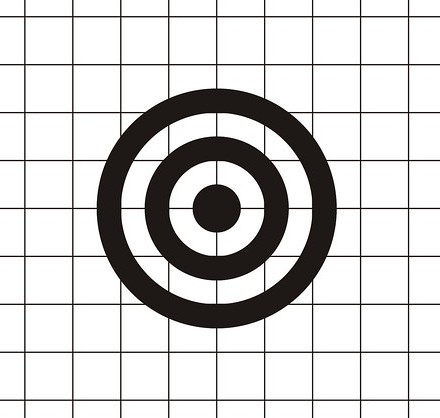
#> input picture targetdetector/target1.jpeg, 440 x 418 px, given in place of the camera
$ python concentric_target_tracker.py
#> lines starting #> are read from the running program, lines starting #| are printed output that depends on the picture; after the words box and inside, x2 and y2 are one past the last pixel; in counts of white or black regions, pixels touching at a corner belong together
import cv2
import numpy as np

# =========================
# CONFIGURATION
# =========================
CAMERA_INDEX = 0

MIN_AREA = 500
MIN_CIRCULARITY = 0.75
CENTER_TOLERANCE = 15
MIN_CONCENTRIC_CONTOURS = 3

SMOOTHING_ALPHA = 0.35
LOST_TIMEOUT_FRAMES = 60


# =========================
# HELPER FUNCTIONS
# =========================
def compute_circularity(contour):
    """
    Compute the circularity of a contour.
    A perfect circle is close to 1.0.
    """
    area = cv2.contourArea(contour)
    perimeter = cv2.arcLength(contour, True)

    if perimeter == 0:
        return 0

    return 4 * np.pi * area / (perimeter * perimeter)


def preprocess_frame(frame):
    """
    Convert the frame to grayscale, blur it,
    and create a binary mask for dark circular regions.
    """
    gray = cv2.cvtColor(frame, cv2.COLOR_BGR2GRAY)
    blurred = cv2.GaussianBlur(gray, (7, 7), 0)

    _, binary = cv2.threshold(
        blurred, 0, 255, cv2.THRESH_BINARY_INV + cv2.THRESH_OTSU
    )

    kernel = np.ones((3, 3), np.uint8)
    binary = cv2.morphologyEx(binary, cv2.MORPH_OPEN, kernel, iterations=1)
    binary = cv2.morphologyEx(binary, cv2.MORPH_CLOSE, kernel, iterations=2)

    return gray, binary


def find_concentric_target(frame):
    """
    Detect a concentric ring target in the frame and return:
    - center coordinates
    - outer radius
    - number of detected ring-like contours
    """
    gray, binary = preprocess_frame(frame)

    contours, _ = cv2.findContours(binary, cv2.RETR_LIST, cv2.CHAIN_APPROX_SIMPLE)
    candidates = []

    for contour in contours:
        area = cv2.contourArea(contour)
        if area < MIN_AREA:
            continue

        circularity = compute_circularity(contour)
        if circularity < MIN_CIRCULARITY:
            continue

        x, y, w, h = cv2.boundingRect(contour)
        aspect_ratio = w / float(h)
        if not (0.75 <= aspect_ratio <= 1.25):
            continue

        (cx, cy), radius = cv2.minEnclosingCircle(contour)
        if radius < 15:
            continue

        candidates.append({
            "cx": cx,
            "cy": cy,
            "radius": radius,
            "area": area,
            "contour": contour
        })

    if not candidates:
        return None, binary

    # Group contours that share nearly the same center
    groups = []
    for candidate in candidates:
        placed = False

        for group in groups:
            group_cx = np.mean([item["cx"] for item in group])
            group_cy = np.mean([item["cy"] for item in group])

            if np.hypot(candidate["cx"] - group_cx, candidate["cy"] - group_cy) <= CENTER_TOLERANCE:
                group.append(candidate)
                placed = True
                break

        if not placed:
            groups.append([candidate])

    valid_groups = [group for group in groups if len(group) >= MIN_CONCENTRIC_CONTOURS]

    if not valid_groups:
        return None, binary

    best_group = max(valid_groups, key=lambda g: (len(g), max(item["radius"] for item in g)))

    center_x = int(round(np.median([item["cx"] for item in best_group])))
    center_y = int(round(np.median([item["cy"] for item in best_group])))
    outer_radius = int(round(max(item["radius"] for item in best_group)))

    result = {
        "center": (center_x, center_y),
        "radius": outer_radius,
        "rings_found": len(best_group)
    }

    return result, binary


def smooth_point(previous_point, new_point, alpha=0.35):
    """
    Smooth the detected center to reduce jitter.
    """
    if previous_point is None:
        return new_point

    x = int(round((1 - alpha) * previous_point[0] + alpha * new_point[0]))
    y = int(round((1 - alpha) * previous_point[1] + alpha * new_point[1]))
    return (x, y)


# =========================
# DRAWING FUNCTIONS
# =========================
def draw_target_marker(image, center):
    """
    Draw a highly visible marker at the detected target center.
    """
    cx, cy = center

    # Outer white ring
    cv2.circle(image, (cx, cy), 18, (255, 255, 255), 2)

    # Black outline for the crosshair
    cv2.line(image, (cx - 28, cy), (cx + 28, cy), (0, 0, 0), 4)
    cv2.line(image, (cx, cy - 28), (cx, cy + 28), (0, 0, 0), 4)

    # Red crosshair
    cv2.line(image, (cx - 28, cy), (cx + 28, cy), (0, 0, 255), 2)
    cv2.line(image, (cx, cy - 28), (cx, cy + 28), (0, 0, 255), 2)

    # Center point
    cv2.circle(image, (cx, cy), 8, (255, 255, 255), -1)
    cv2.circle(image, (cx, cy), 5, (0, 0, 255), -1)

    # Label
    cv2.putText(
        image, "CENTER", (cx + 15, cy - 15),
        cv2.FONT_HERSHEY_SIMPLEX, 0.65, (0, 0, 0), 4
    )
    cv2.putText(
        image, "CENTER", (cx + 15, cy - 15),
        cv2.FONT_HERSHEY_SIMPLEX, 0.65, (0, 255, 255), 2
    )


def draw_detection(frame, center, radius, rings_found):
    """
    Draw the active target detection result.
    """
    output = frame.copy()
    cx, cy = center

    # Draw outer detected circle
    cv2.circle(output, (cx, cy), radius, (0, 255, 0), 3)

    # Draw center marker
    draw_target_marker(output, (cx, cy))

    # Status text
    cv2.putText(output, "TARGET DETECTED", (20, 35),
                cv2.FONT_HERSHEY_SIMPLEX, 0.9, (0, 255, 0), 2)
    cv2.putText(output, f"Center: X={cx} Y={cy}", (20, 70),
                cv2.FONT_HERSHEY_SIMPLEX, 0.75, (0, 255, 0), 2)
    cv2.putText(output, f"Ring-like contours: {rings_found}", (20, 105),
                cv2.FONT_HERSHEY_SIMPLEX, 0.75, (0, 255, 0), 2)

    return output


def draw_lost_target(frame, last_center, lost_frames):
    """
    Draw the last known target position when the target is lost.
    """
    output = frame.copy()

    if last_center is not None:
        cx, cy = last_center

        # Mark the last known position
        cv2.circle(output, (cx, cy), 22, (0, 255, 255), 2)
        cv2.line(output, (cx - 24, cy), (cx + 24, cy), (0, 255, 255), 2)
        cv2.line(output, (cx, cy - 24), (cx, cy + 24), (0, 255, 255), 2)

        cv2.putText(output, "TARGET LOST", (20, 35),
                    cv2.FONT_HERSHEY_SIMPLEX, 0.9, (0, 0, 255), 2)
        cv2.putText(output, f"Last seen position: X={cx} Y={cy}", (20, 70),
                    cv2.FONT_HERSHEY_SIMPLEX, 0.75, (0, 255, 255), 2)
        cv2.putText(output, "LAST SEEN HERE", (20, 105),
                    cv2.FONT_HERSHEY_SIMPLEX, 0.75, (0, 255, 255), 2)
        cv2.putText(output, f"Lost for {lost_frames} frame(s)", (20, 140),
                    cv2.FONT_HERSHEY_SIMPLEX, 0.75, (0, 255, 255), 2)
    else:
        cv2.putText(output, "TARGET HAS NOT BEEN SEEN YET", (20, 35),
                    cv2.FONT_HERSHEY_SIMPLEX, 0.9, (0, 0, 255), 2)

    return output


# =========================
# MAIN TRACKING FUNCTION
# =========================
def detect_and_track_target():
    """
    Run real-time concentric target detection and tracking from the camera.
    """
    capture = cv2.VideoCapture(CAMERA_INDEX)

    if not capture.isOpened():
        print("Error: Could not open the camera.")
        return

    print("Camera opened successfully. Press 'q' to quit.")

    tracked_center = None
    last_seen_center = None
    lost_frames = 0
    has_ever_been_seen = False

    while True:
        ret, frame = capture.read()
#> frame is the input picture: shape (418, 440, 3); mean B, G, R 208.9, 209.4, 210.2
        if not ret:
            print("Error: Could not read a frame from the camera.")
            break

        result, binary = find_concentric_target(frame)
#> in preprocess_frame, `blurred = cv2.GaussianBlur(gray, (7, 7), 0)`:
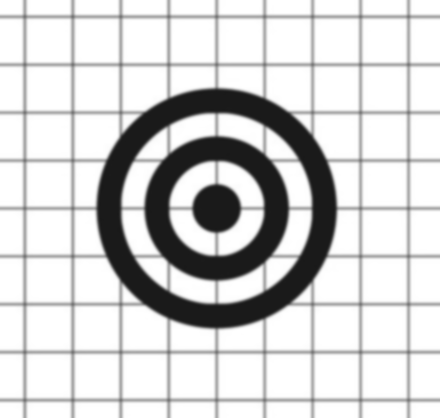
#> blurred: shape (418, 440); min 25, max 255, mean 209.6
#> in preprocess_frame, `_, binary = cv2.threshold( blurred, 0, 255, cv2.THRESH_BINARY_INV + cv..`:
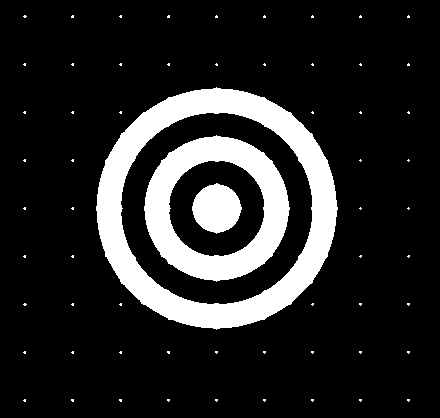
#> binary: shape (418, 440); 15.3% white; 63 white regions (60 under 20 px), largest, box (x1, y1, x2, y2) and area: (96, 87, 338, 330) 16675, (144, 135, 290, 282) 9251, (192, 183, 242, 234) 1844
#> in preprocess_frame, `binary = cv2.morphologyEx(binary, cv2.MORPH_OPEN, kernel, iterations=1)`:
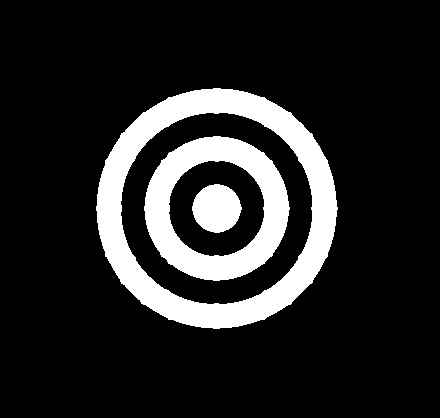
#> binary: shape (418, 440); 15.1% white; 3 white regions, box (x1, y1, x2, y2) and area: (96, 88, 338, 329) 16672, (144, 136, 290, 281) 9248, (192, 184, 242, 233) 1841
#> in preprocess_frame, `binary = cv2.morphologyEx(binary, cv2.MORPH_CLOSE, kernel, iterations=2)`: binary: shape (418, 440); 15.1% white; 3 white regions
#> in find_concentric_target, `contours, _ = cv2.findContours(binary, cv2.RETR_LIST, cv2.CHAIN_APPROX..`: contours = 5 contours; box (x1, y1, x2, y2) and area: (96, 88, 338, 329) 45034, (121, 112, 313, 305) 28970, (144, 136, 290, 281) 16172, (169, 160, 265, 257) 7265, (192, 184, 242, 233) 1773
#> the loop in find_concentric_target, `for contour in contours:` made 5 passes
#> (perimeter in compute_circularity, circularity, x, y, w, h, aspect_ratio) on passes 1 to 5: (158.9, 0.883, 192, 184, 50, 49, 1.02), (320, 0.891, 169, 160, 96, 97, 0.99), (484.3, 0.867, 144, 136, 146, 145, 1.01), (639, 0.892, 121, 112, 192, 193, 0.995), (802.1, 0.88, 96, 88, 242, 241, 1)
#> after the loop in find_concentric_target, `for contour in contours:`: candidates = 5 items
#> the loop in find_concentric_target, `for candidate in candidates:` made 5 passes
#> after the loop in find_concentric_target, `for candidate in candidates:`: groups = 1 item
#> in find_concentric_target, `best_group = max(valid_groups, key=lambda g: (len(g), max(item["radius..`: best_group = 5 items
#> in find_concentric_target, `center_x = int(round(np.median([item["cx"] for item in best_group])))`: center_x = 216
#> in find_concentric_target, `center_y = int(round(np.median([item["cy"] for item in best_group])))`: center_y = 208
#> in find_concentric_target, `outer_radius = int(round(max(item["radius"] for item in best_group)))`: outer_radius = 121
#> in find_concentric_target, `result = { "center": (center_x, center_y), "radius": outer_radius, "ri..`: result = {'center': (216, 208), 'radius': 121, 'rings_found': 5}

        if result is not None:
            raw_center = result["center"]
#> raw_center = (216, 208)
            raw_radius = result["radius"]
#> raw_radius = 121

            tracked_center = smooth_point(tracked_center, raw_center, SMOOTHING_ALPHA)
#> tracked_center = (216, 208)
            last_seen_center = tracked_center
#> last_seen_center = (216, 208)
            lost_frames = 0
            has_ever_been_seen = True

            visualization = draw_detection(
                frame,
                tracked_center,
                raw_radius,
                result["rings_found"]
            )
#> in draw_detection, `cx, cy = center`: cx = 216; cy = 208
#> in draw_detection, `cv2.circle(output, (cx, cy), radius, (0, 255, 0), 3)`:
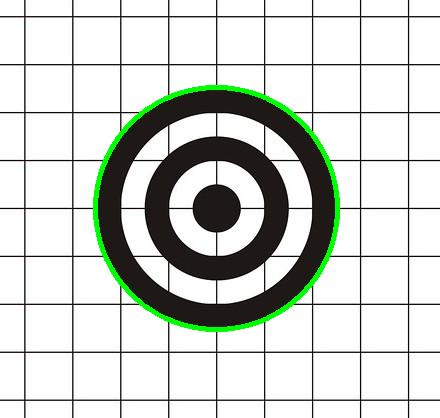
#> output: shape (418, 440, 3); 2.07% of pixels changed, all inside (x1, y1, x2, y2) = (93, 85, 340, 332)
#> in draw_target_marker, `cv2.line(image, (cx, cy - 28), (cx, cy + 28), (0, 0, 0), 4)`: image: shape (418, 440, 3); mean B, G, R 205.6, 211.3, 206.8
#> in draw_target_marker, `cv2.circle(image, (cx, cy), 5, (0, 0, 255), -1)`: image: shape (418, 440, 3); mean B, G, R 205.7, 211.5, 207.4
#> in draw_target_marker, `cv2.putText( image, "CENTER", (cx + 15, cy - 15), cv2.FONT_HERSHEY_SIM..`:
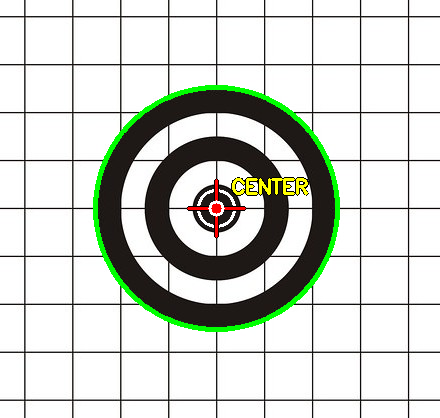
#> image: shape (418, 440, 3); mean B, G, R 204.7, 211.4, 207.3
#> in draw_detection, `cv2.putText(output, f"Ring-like contours: {rings_found}", (20, 105), c..`:
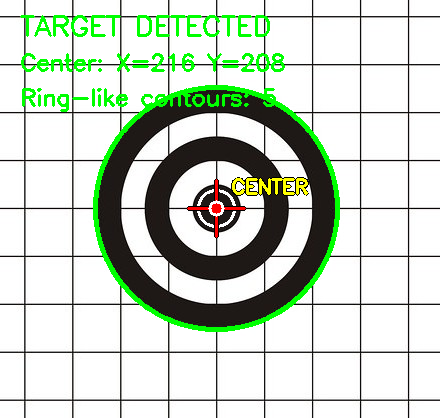
#> output: shape (418, 440, 3); mean B, G, R 199, 212.7, 201.6

            print(
                f"\rTARGET DETECTED -> X={tracked_center[0]} Y={tracked_center[1]}     ",
                end=""
            )
#| TARGET DETECTED -> X=216 Y=208

        else:
            lost_frames += 1

            if lost_frames > LOST_TIMEOUT_FRAMES:
                tracked_center = None

            if has_ever_been_seen:
                visualization = draw_lost_target(frame, last_seen_center, lost_frames)

                if last_seen_center is not None:
                    print(
                        f"\rTARGET LOST -> LAST SEEN X={last_seen_center[0]} "
                        f"Y={last_seen_center[1]} | lost_frames={lost_frames}     ",
                        end=""
                    )
                else:
                    print("\rTARGET LOST     ", end="")
            else:
                visualization = draw_lost_target(frame, None, lost_frames)
                print("\rTARGET NOT FOUND YET     ", end="")

        cv2.imshow("Target Tracking", visualization)
        cv2.imshow("Binary Mask", binary)

        if cv2.waitKey(1) & 0xFF == ord('q'):
#> (key q is pressed here)
            break

    print()
    capture.release()
    cv2.destroyAllWindows()


if __name__ == "__main__":
    detect_and_track_target()
